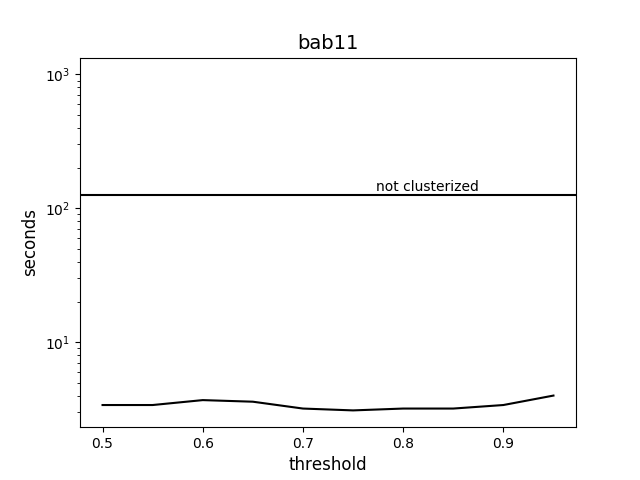

Reproduce this figure in Python.
from matplotlib.ticker import FuncFormatter
import matplotlib.pyplot as plt
import numpy as np

ax = plt.subplot(111)
plt.xlabel('threshold', fontsize=12)
plt.ylabel('seconds', fontsize=12)
ax.set_yscale('log')
ax.set_title('bab11', fontsize=14)
ax.plot([0.50, 0.55, 0.60, 0.65, 0.70, 0.75, 0.80, 0.85, 0.9, 0.95,],
        [3.4,  3.4,  3.7,  3.6,  3.2,  3.1,  3.2,  3.2,  3.4, 4.0], color = 'black')
ax.axhline(125.3, color = 'black')
ax.text(0.7,0.65,'not clusterized', horizontalalignment='center', verticalalignment='center', transform=ax.transAxes)
ax.plot([0.8],[1000],color='white')
plt.show()
